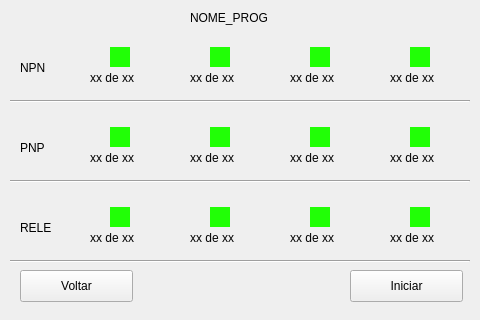
<?xml version="1.0" encoding="UTF-8"?>
<ui version="4.0">
 <class>frmExecucao</class>
 <widget class="QWidget" name="frmExecucao">
  <property name="geometry">
   <rect>
    <x>0</x>
    <y>0</y>
    <width>480</width>
    <height>320</height>
   </rect>
  </property>
  <property name="windowTitle">
   <string>Form</string>
  </property>
  <widget class="QPushButton" name="btVoltar">
   <property name="geometry">
    <rect>
     <x>20</x>
     <y>270</y>
     <width>113</width>
     <height>32</height>
    </rect>
   </property>
   <property name="text">
    <string>Voltar</string>
   </property>
  </widget>
  <widget class="QPushButton" name="btIniciarPausar">
   <property name="geometry">
    <rect>
     <x>350</x>
     <y>270</y>
     <width>113</width>
     <height>32</height>
    </rect>
   </property>
   <property name="text">
    <string>Iniciar</string>
   </property>
  </widget>
  <widget class="QLabel" name="lbNpn_canal_1">
   <property name="geometry">
    <rect>
     <x>110</x>
     <y>47</y>
     <width>20</width>
     <height>20</height>
    </rect>
   </property>
   <property name="styleSheet">
    <string notr="true">background-color: rgb(33, 255, 6);</string>
   </property>
   <property name="text">
    <string/>
   </property>
  </widget>
  <widget class="QLabel" name="lbNpn_canal_2">
   <property name="geometry">
    <rect>
     <x>210</x>
     <y>47</y>
     <width>20</width>
     <height>20</height>
    </rect>
   </property>
   <property name="styleSheet">
    <string notr="true">background-color: rgb(33, 255, 6);</string>
   </property>
   <property name="text">
    <string/>
   </property>
  </widget>
  <widget class="QLabel" name="lbNpn_canal_3">
   <property name="geometry">
    <rect>
     <x>310</x>
     <y>47</y>
     <width>20</width>
     <height>20</height>
    </rect>
   </property>
   <property name="styleSheet">
    <string notr="true">background-color: rgb(33, 255, 6);</string>
   </property>
   <property name="text">
    <string/>
   </property>
  </widget>
  <widget class="QLabel" name="lbNpn_canal_4">
   <property name="geometry">
    <rect>
     <x>410</x>
     <y>47</y>
     <width>20</width>
     <height>20</height>
    </rect>
   </property>
   <property name="styleSheet">
    <string notr="true">background-color: rgb(33, 255, 6);</string>
   </property>
   <property name="text">
    <string/>
   </property>
  </widget>
  <widget class="QLabel" name="lbPnp_canal_1">
   <property name="geometry">
    <rect>
     <x>110</x>
     <y>127</y>
     <width>20</width>
     <height>20</height>
    </rect>
   </property>
   <property name="styleSheet">
    <string notr="true">background-color: rgb(33, 255, 6);</string>
   </property>
   <property name="text">
    <string/>
   </property>
  </widget>
  <widget class="QLabel" name="lbPnp_canal_2">
   <property name="geometry">
    <rect>
     <x>210</x>
     <y>127</y>
     <width>20</width>
     <height>20</height>
    </rect>
   </property>
   <property name="styleSheet">
    <string notr="true">background-color: rgb(33, 255, 6);</string>
   </property>
   <property name="text">
    <string/>
   </property>
  </widget>
  <widget class="QLabel" name="lbPnp_canal_3">
   <property name="geometry">
    <rect>
     <x>310</x>
     <y>127</y>
     <width>20</width>
     <height>20</height>
    </rect>
   </property>
   <property name="styleSheet">
    <string notr="true">background-color: rgb(33, 255, 6);</string>
   </property>
   <property name="text">
    <string/>
   </property>
  </widget>
  <widget class="QLabel" name="lbPnp_canal_4">
   <property name="geometry">
    <rect>
     <x>410</x>
     <y>127</y>
     <width>20</width>
     <height>20</height>
    </rect>
   </property>
   <property name="styleSheet">
    <string notr="true">background-color: rgb(33, 255, 6);</string>
   </property>
   <property name="text">
    <string/>
   </property>
  </widget>
  <widget class="QLabel" name="lbRele_canal_1">
   <property name="geometry">
    <rect>
     <x>110</x>
     <y>207</y>
     <width>20</width>
     <height>20</height>
    </rect>
   </property>
   <property name="styleSheet">
    <string notr="true">background-color: rgb(33, 255, 6);</string>
   </property>
   <property name="text">
    <string/>
   </property>
  </widget>
  <widget class="QLabel" name="lbRele_canal_2">
   <property name="geometry">
    <rect>
     <x>210</x>
     <y>207</y>
     <width>20</width>
     <height>20</height>
    </rect>
   </property>
   <property name="styleSheet">
    <string notr="true">background-color: rgb(33, 255, 6);</string>
   </property>
   <property name="text">
    <string/>
   </property>
  </widget>
  <widget class="QLabel" name="lbRele_canal_3">
   <property name="geometry">
    <rect>
     <x>310</x>
     <y>207</y>
     <width>20</width>
     <height>20</height>
    </rect>
   </property>
   <property name="styleSheet">
    <string notr="true">background-color: rgb(33, 255, 6);</string>
   </property>
   <property name="text">
    <string/>
   </property>
  </widget>
  <widget class="QLabel" name="lbRele_canal_4">
   <property name="geometry">
    <rect>
     <x>410</x>
     <y>207</y>
     <width>20</width>
     <height>20</height>
    </rect>
   </property>
   <property name="styleSheet">
    <string notr="true">background-color: rgb(33, 255, 6);</string>
   </property>
   <property name="text">
    <string/>
   </property>
  </widget>
  <widget class="QLabel" name="label">
   <property name="geometry">
    <rect>
     <x>20</x>
     <y>60</y>
     <width>60</width>
     <height>16</height>
    </rect>
   </property>
   <property name="text">
    <string>NPN</string>
   </property>
  </widget>
  <widget class="QLabel" name="label_2">
   <property name="geometry">
    <rect>
     <x>20</x>
     <y>140</y>
     <width>60</width>
     <height>16</height>
    </rect>
   </property>
   <property name="text">
    <string>PNP</string>
   </property>
  </widget>
  <widget class="QLabel" name="label_3">
   <property name="geometry">
    <rect>
     <x>20</x>
     <y>220</y>
     <width>60</width>
     <height>16</height>
    </rect>
   </property>
   <property name="text">
    <string>RELE</string>
   </property>
  </widget>
  <widget class="QLabel" name="lbNomeProg">
   <property name="geometry">
    <rect>
     <x>190</x>
     <y>8</y>
     <width>120</width>
     <height>20</height>
    </rect>
   </property>
   <property name="text">
    <string>NOME_PROG</string>
   </property>
  </widget>
  <widget class="QLabel" name="lbNpn_qdt_1">
   <property name="geometry">
    <rect>
     <x>90</x>
     <y>70</y>
     <width>70</width>
     <height>16</height>
    </rect>
   </property>
   <property name="text">
    <string>xx de xx</string>
   </property>
  </widget>
  <widget class="QLabel" name="lbNpn_qdt_2">
   <property name="geometry">
    <rect>
     <x>190</x>
     <y>70</y>
     <width>70</width>
     <height>16</height>
    </rect>
   </property>
   <property name="text">
    <string>xx de xx</string>
   </property>
  </widget>
  <widget class="QLabel" name="lbNpn_qdt_3">
   <property name="geometry">
    <rect>
     <x>290</x>
     <y>70</y>
     <width>70</width>
     <height>16</height>
    </rect>
   </property>
   <property name="text">
    <string>xx de xx</string>
   </property>
  </widget>
  <widget class="QLabel" name="lbNpn_qdt_4">
   <property name="geometry">
    <rect>
     <x>390</x>
     <y>70</y>
     <width>70</width>
     <height>16</height>
    </rect>
   </property>
   <property name="text">
    <string>xx de xx</string>
   </property>
  </widget>
  <widget class="QLabel" name="lbPnp_qdt_1">
   <property name="geometry">
    <rect>
     <x>90</x>
     <y>150</y>
     <width>70</width>
     <height>16</height>
    </rect>
   </property>
   <property name="text">
    <string>xx de xx</string>
   </property>
  </widget>
  <widget class="QLabel" name="lbPnp_qdt_2">
   <property name="geometry">
    <rect>
     <x>190</x>
     <y>150</y>
     <width>70</width>
     <height>16</height>
    </rect>
   </property>
   <property name="text">
    <string>xx de xx</string>
   </property>
  </widget>
  <widget class="QLabel" name="lbPnp_qdt_4">
   <property name="geometry">
    <rect>
     <x>390</x>
     <y>150</y>
     <width>70</width>
     <height>16</height>
    </rect>
   </property>
   <property name="text">
    <string>xx de xx</string>
   </property>
  </widget>
  <widget class="QLabel" name="lbPnp_qdt_3">
   <property name="geometry">
    <rect>
     <x>290</x>
     <y>150</y>
     <width>70</width>
     <height>16</height>
    </rect>
   </property>
   <property name="text">
    <string>xx de xx</string>
   </property>
  </widget>
  <widget class="QLabel" name="lbRele_qdt_1">
   <property name="geometry">
    <rect>
     <x>90</x>
     <y>230</y>
     <width>70</width>
     <height>16</height>
    </rect>
   </property>
   <property name="text">
    <string>xx de xx</string>
   </property>
  </widget>
  <widget class="QLabel" name="lbRele_qdt_2">
   <property name="geometry">
    <rect>
     <x>190</x>
     <y>230</y>
     <width>70</width>
     <height>16</height>
    </rect>
   </property>
   <property name="text">
    <string>xx de xx</string>
   </property>
  </widget>
  <widget class="QLabel" name="lbRele_qdt_3">
   <property name="geometry">
    <rect>
     <x>290</x>
     <y>230</y>
     <width>70</width>
     <height>16</height>
    </rect>
   </property>
   <property name="text">
    <string>xx de xx</string>
   </property>
  </widget>
  <widget class="QLabel" name="lbRele_qdt_4">
   <property name="geometry">
    <rect>
     <x>390</x>
     <y>230</y>
     <width>70</width>
     <height>16</height>
    </rect>
   </property>
   <property name="text">
    <string>xx de xx</string>
   </property>
  </widget>
  <widget class="Line" name="line">
   <property name="geometry">
    <rect>
     <x>10</x>
     <y>100</y>
     <width>460</width>
     <height>3</height>
    </rect>
   </property>
   <property name="orientation">
    <enum>Qt::Horizontal</enum>
   </property>
  </widget>
  <widget class="Line" name="line_2">
   <property name="geometry">
    <rect>
     <x>10</x>
     <y>180</y>
     <width>460</width>
     <height>3</height>
    </rect>
   </property>
   <property name="orientation">
    <enum>Qt::Horizontal</enum>
   </property>
  </widget>
  <widget class="Line" name="line_3">
   <property name="geometry">
    <rect>
     <x>10</x>
     <y>260</y>
     <width>460</width>
     <height>3</height>
    </rect>
   </property>
   <property name="orientation">
    <enum>Qt::Horizontal</enum>
   </property>
  </widget>
 </widget>
 <resources/>
 <connections/>
</ui>
